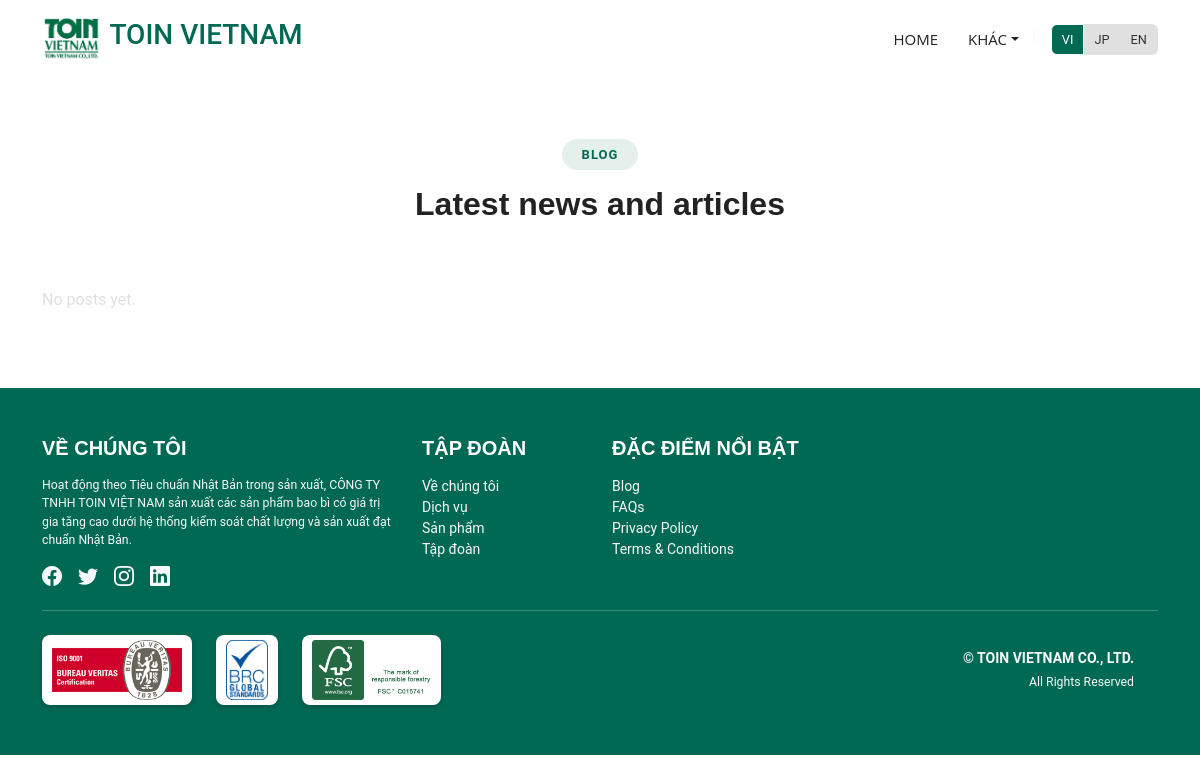
The app's page /vi/blog/, older data.
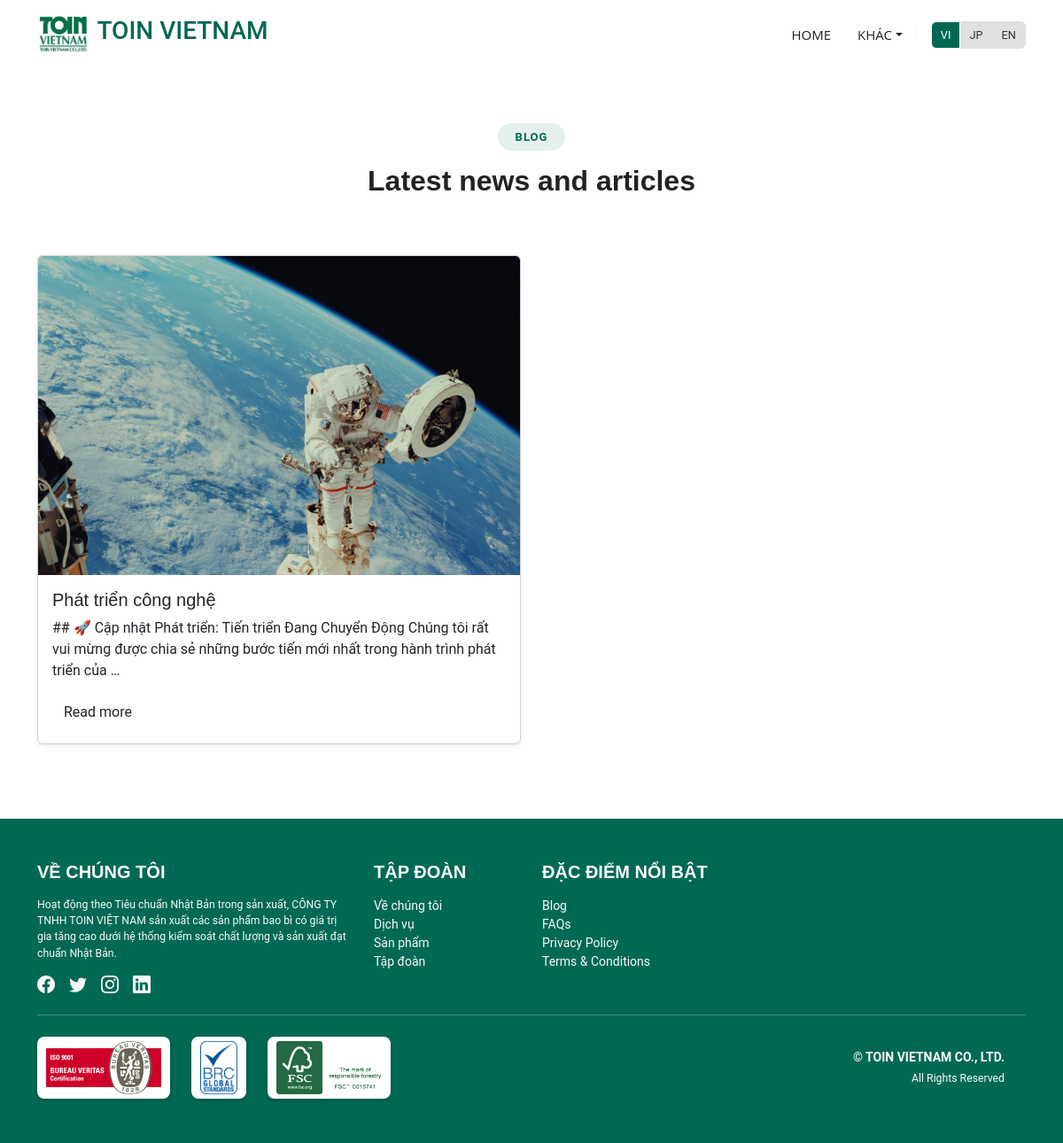
The same page, newer data.
### pages/models.py (models this page shows, shortened)
class Post(models.Model):
    id = models.AutoField(primary_key=True)
    en_title = models.CharField(max_length=200, null=True, blank=True)
    vi_title = models.CharField(max_length=200, null=True, blank=True)
    jp_title = models.CharField(max_length=200, null=True, blank=True)
    en_description = models.TextField(null=True, blank=True)
    vi_description = models.TextField(null=True, blank=True)
    jp_description = models.TextField(null=True, blank=True)
    image = models.FileField(upload_to="post/", blank=True, null=True)
    is_published = models.BooleanField(
        default=False, help_text="Publish this post to make it visible on the blog"
    )
    publish_date = models.DateTimeField(
        null=True, blank=True, help_text="Date and time when this post was published"
    )
    def get_description(self):
        language = get_language()
        return (
            getattr(self, f"{language}_description", None)
            or getattr(self, "en_description", None)
            or getattr(self, "vi_description", None)
            or getattr(self, "jp_description", None)
            or "No description available"
        )
    def get_title(self):
        language = get_language()
        return getattr(self, f"{language}_title", None)

### pages/views.py (the view)
# urls.py: path("blog/", views.blog_list, name="blog_list"),
def blog_list(request):
    posts = Post.objects.filter(is_published=True).order_by("-publish_date")
    return render(request, "pages/blog_list.html", {"posts": posts})

### pages/templatetags/custom_tags.py (called while the page is built)
@register.simple_tag
def is_locale_root(path):
    from django.conf import settings
    from django.utils.translation import get_language
    current_language = get_language()
    locale_root_path = f'/{current_language}/'
    return path != locale_root_path and path != '/'

### templates/pages/blog_list.html
{% extends 'base.html' %}
{% load static %}
{% block pages %}
    <section class="section">
        <div class="container">
            <div class="section-title" data-aos="fade-up">
                <h2>Blog</h2>
                <p>Latest news and articles</p>
            </div>
            <div class="row">
                {% for post in posts %}
                    <div class="col-md-6 mb-4">
                        <div class="card h-100 shadow-sm">
                            {% if post.image %}
                                <img src="{{ post.image.url }}"
                                     class="card-img-top"
                                     alt="{{ post.get_title }}">
                            {% endif %}
                            <div class="card-body">
                                <h5 class="card-title">{{ post.get_title }}</h5>
                                <p class="card-text">{{ post.get_description|truncatewords:30 }}</p>
                                <a href="{% url 'pages:blog_detail' post.id %}" class="btn btn-toin">Read more</a>
                            </div>
                        </div>
                    </div>
                {% empty %}
                    <p>No posts yet.</p>
                {% endfor %}
            </div>
        </div>
    </section>
{% endblock pages %}

### templates/base.html (shortened to what this page needs)
{% load static %}
{% load i18n %}
<!DOCTYPE html>
<html lang="en">
    <head>
        <link href="{% static 'css/bootstrap.min.css' %}" rel="stylesheet" />
        <link href="{% static 'css/bootstrap-icons.css' %}" rel="stylesheet" />
        <link rel="stylesheet"
              href="https://cdn.jsdelivr.net/npm/bootstrap-icons@1.11.3/font/bootstrap-icons.css" />
        <link href="{% static 'css/aos.css' %}" rel="stylesheet" />
        <link href="{% static 'css/glightbox.min.css' %}" rel="stylesheet" />
        <link href="{% static 'css/swiper-bundle.min.css' %}" rel="stylesheet" />
        <link href="{% static 'css/main(1).css' %}" rel="stylesheet" />
        <link href="{% static 'css/custom/base.css' %}" rel="stylesheet" />
    </head>
    <body class="index-page">
        {% block header %}
            {% include 'header.html' %}
        {% endblock header %}
        <main class="main">
            {% block pages %}
            {% endblock pages %}
        </main>
        {% block footer %}
            {% include 'footer.html' %}
        {% endblock footer %}
    </body>
</html>

### templates/header.html (shortened to what this page needs)
{% load i18n %}
{% load static %}
{% load custom_tags %}
<header id="header" class="header sticky-top">
    <div class="branding d-flex align-items-center">
        <div class="container position-relative d-flex align-items-center justify-content-between">
            <a href="{% url 'pages:index' %}"
               class="logo d-flex align-items-center justify-content-between">
                <img src="{% static 'images/toin_logo/logo.png' %}"
                     alt="toin_vn_logo"
                     class="img-fluid">
                <p class="h3">TOIN VIETNAM</p>
            </a>
            <nav id="navmenu" class="navmenu">
                <ul>
                    {% is_locale_root request.path as locale_root %}
                    {% if not locale_root %}
                        <li class="nav-item">
                            <a class="nav-link" data-section="about" href="">{% trans 'About Us' %}</a>
                        </li>
                        <li class="nav-item">
                            <a class="nav-link" data-section="services" href="">{% trans 'Features' %}</a>
                        </li>
                        <li class="nav-item">
                            <a class="nav-link" data-section="portfolio" href="">{% trans 'Portfolio' %}</a>
                        </li>
                        <li class="nav-item">
                            <a class="nav-link" data-section="team" href="">{% trans 'Our Businesses' %}</a>
                        </li>
                        <li class="nav-item">
                            <a class="nav-link" data-section="contact" href="">{% trans 'Contact' %}</a>
                        </li>
                    {% else %}
                        <li class="nav-item">
                            <a href="{% url 'pages:index' %}">{% trans 'Home' %}</a>
                        </li>
                    {% endif %}
                    <li class="nav-item dropdown">
                        <a class="nav-link dropdown-toggle"
                           href="#"
                           id="navbarOthersDropdown"
                           role="button"
                           data-bs-toggle="dropdown"
                           aria-expanded="false">{% trans 'Others' %}</a>
                    </li>
                    <li class="nav-item ms-3 ms-md-0">
                        <div class="btn-group lang-switch"
                             role="group"
                             aria-label="Language switch">
                            <button type="button"
                                    class="btn {% if request.LANGUAGE_CODE == 'vi' %}active{% endif %}"
                                    data-lang="vi">VI</button>
                            <button type="button"
                                    class="btn {% if request.LANGUAGE_CODE == 'jp' %}active{% endif %}"
                                    data-lang="jp">JP</button>
                            <button type="button"
                                    class="btn {% if request.LANGUAGE_CODE == 'en' %}active{% endif %}"
                                    data-lang="en">EN</button>
                        </div>
                    </li>
                </ul>
            </nav>
        </div>
    </div>
</header>

### templates/footer.html (shortened to what this page needs)
{% load i18n %}
{% load static %}
{% block script %}
    <link rel="stylesheet" href="{% static 'css/custom/footer-custom.css' %}">
{% endblock script %}
<footer id="footer" class="footer text-light pt-5">
    <div class="container">
        <div class="row gy-4">
            <div class="col-lg-4 col-md-6">
                <h5 class="text-uppercase fw-bold mb-3  text-white">{% trans 'ABOUT US' %}</h5>
                <p class="small">
                    {% trans 'JAPANESE STANDARDS IN MANUFACTURING TOIN VIETNAM CO.,LTD. produces highly value-added packages under quality and manufacturing control systems with Japanese standards.' %}
                </p>
                <div class="d-flex gap-3">
                    <a href="#" class="text-light fs-5"><i class="bi bi-facebook"></i></a>
                    <a href="#" class="text-light fs-5"><i class="bi bi-twitter"></i></a>
                    <a href="#" class="text-light fs-5"><i class="bi bi-instagram"></i></a>
                    <a href="#" class="text-light fs-5"><i class="bi bi-linkedin"></i></a>
                </div>
            </div>
            <div class="col-lg-2 col-md-6">
                <h5 class="text-uppercase fw-bold mb-3  text-white">{% trans 'OUR BUSINESSES' %}</h5>
                <ul class="list-unstyled">
                    <li>
                        <a href="#about" class="text-light text-decoration-none">{% trans 'About Us' %}</a>
                    </li>
                    <li>
                        <a href="#services" class="text-light text-decoration-none">{% trans 'Services' %}</a>
                    </li>
                    <li>
                        <a href="#portfolio" class="text-light text-decoration-none">{% trans 'Portfolio' %}</a>
                    </li>
                    <li>
                        <a href="#team" class="text-light text-decoration-none">{% trans 'Our Businesses' %}</a>
                    </li>
                </ul>
            </div>
            <div class="col-lg-3 col-md-6">
                <h5 class="text-uppercase fw-bold mb-3  text-white">{% trans 'FEATURES' %}</h5>
                <ul class="list-unstyled">
                    <li>
                        <a href="#!" class="text-light text-decoration-none">Blog</a>
                    </li>
                    <li>
                        <a href="#!" class="text-light text-decoration-none">FAQs</a>
                    </li>
                    <li>
                        <a href="#!" class="text-light text-decoration-none">Privacy Policy</a>
                    </li>
                    <li>
                        <a href="#!" class="text-light text-decoration-none">Terms & Conditions</a>
                    </li>
                </ul>
            </div>
        </div>
        <hr class="border-light mt-4">
        <div id="certificates" class="row gy-4">
            <div class="row justify-content-between align-items-center text-center gy-3">
                <div class="col-12 col-md-8 d-flex flex-wrap justify-content-start gap-4">
                    <a href="https://www.iso.org" target="_blank" class="footer-logo">
                        <img src="{% static 'images/certificates/iso.png' %}"
                             alt="ISO"
                             height="60">
                    </a>
                    <a href="https://www.brcglobalstandards.com"
                       target="_blank"
                       class="footer-logo">
                        <img src="{% static 'images/certificates/brc.png' %}"
                             alt="BRC"
                             height="60">
                    </a>
                    <a href="https://fscus.org" target="_blank" class="footer-logo">
                        <img src="{% static 'images/certificates/fsc.png' %}"
                             alt="FSC"
                             height="60">
                    </a>
                </div>
                <div class="col-12 col-md-4 text-center text-md-end align-items-center">
                    <p class="mb-1 fw-bold">© TOIN VIETNAM CO., LTD.</p>
                    <p class="mb-0 small text-light">All Rights Reserved</p>
                </div>
            </div>
        </div>
    </div>
</footer>

### static/css/main(1).css (style rules this page uses)
:root { --default-font: "Roboto", system-ui, -apple-system, "Segoe UI", Roboto, "Helvetica Neue", Arial, "Noto Sans", "Liberation Sans", sans-serif, "Apple Color Emoji", "Segoe UI Emoji", "Segoe UI Symbol", "Noto Color Emoji"; --heading-font: "Montserrat", sans-serif; --nav-font: "Open Sans", sans-serif; }
:root { --background-color: #ffffff; --default-color: #444444; --heading-color: #222222; --accent-color: #006953; --surface-color: #ffffff; --contrast-color: #ffffff; }
:root { --nav-color: #222222; --nav-hover-color: #006953; --nav-mobile-background-color: #ffffff; --nav-dropdown-background-color: #ffffff; --nav-dropdown-color: #222222; --nav-dropdown-hover-color: #006953; }
:root { scroll-behavior: smooth; }
body { color: var(--default-color); background-color: var(--background-color); font-family: var(--default-font); }
a { color: var(--accent-color); text-decoration: none; transition: 0.3s; }
h1, h2, h3, h4, h5, h6 { color: var(--heading-color); font-family: var(--heading-font); }
.header { color: var(--default-color); transition: all 0.5s; z-index: 997; background-color: var(--background-color); }
.header .branding { background-color: var(--background-color); min-height: 60px; padding: 10px 0; }
.header .logo { line-height: 1; }
.header .logo img { max-height: 50px; margin-right: 8px; }
@media (min-width: 1200px) { .navmenu { padding: 0; } }
@media (min-width: 1200px) { .navmenu ul { margin: 0; padding: 0; display: flex; list-style: none; align-items: center; } }
@media (min-width: 1200px) { .navmenu li { position: relative; } }
@media (min-width: 1200px) { .navmenu a, .navmenu a:focus { color: var(--nav-color); padding: 18px 15px; font-size: 15px; font-family: var(--nav-font); font-weight: 500; display: flex; align-items: center; justify-content: space-between; white-space: nowrap; transition: 0.3s; } }
@media (min-width: 1200px) { .navmenu li:hover > a, .navmenu .active, .navmenu .active:focus { color: var(--nav-hover-color); } }
.footer { background-color: var(--accent-color); font-size: 14px; padding-bottom: 50px; position: relative; color: white; }
section, .section { color: var(--default-color); background-color: var(--background-color); padding: 60px 0; scroll-margin-top: 78px; overflow: clip; }
.section-title { text-align: center; padding-bottom: 60px; position: relative; }
.section-title h2 { font-size: 13px; letter-spacing: 1px; font-weight: 700; padding: 8px 20px; margin: 0; background: color-mix(in srgb, var(--accent-color), transparent 90%); color: var(--accent-color); display: inline-block; text-transform: uppercase; border-radius: 50px; font-family: var(--default-font), serif; }
.section-title p { color: var(--heading-color); margin: 10px 0 0 0; font-size: 32px; font-weight: 700; font-family: var(--heading-font), serif; }

### static/css/custom/base.css (style rules this page uses)
.lang-switch .btn { padding: 5px 10px; font-size: 0.8rem; }
.lang-switch .btn.active { background-color: #006953; color: #fff; }
.lang-switch .btn:not(.active) { background-color: #e0e0e0; color: #333; }
:root { --accent-color: #006953; --contrast-color: #ffffff; --surface-color: #ffffff; --default-color: #e0e0e0; --heading-color: #222222; }

### static/css/custom/footer-custom.css (style rules this page uses)
.footer-logo { height: auto; background: #fff; padding: 5px 10px; border-radius: 8px; box-shadow: 0 2px 5px rgba(0, 0, 0, 0.2); display: flex; align-items: center; justify-content: center; }

Row changes from the older to the newer data that the page shows:
added Post: image (picture), get_title "Phát triển công nghệ", get_description "## 🚀 Cập nhật Phát triển: Tiến triển Đang Chuyển Động Chúng tôi rất vui mừng được chia sẻ những bước tiến mới nhất trong hành trình phát triển của …"
Text that changed along with them:
text no longer shown: "No posts yet."
